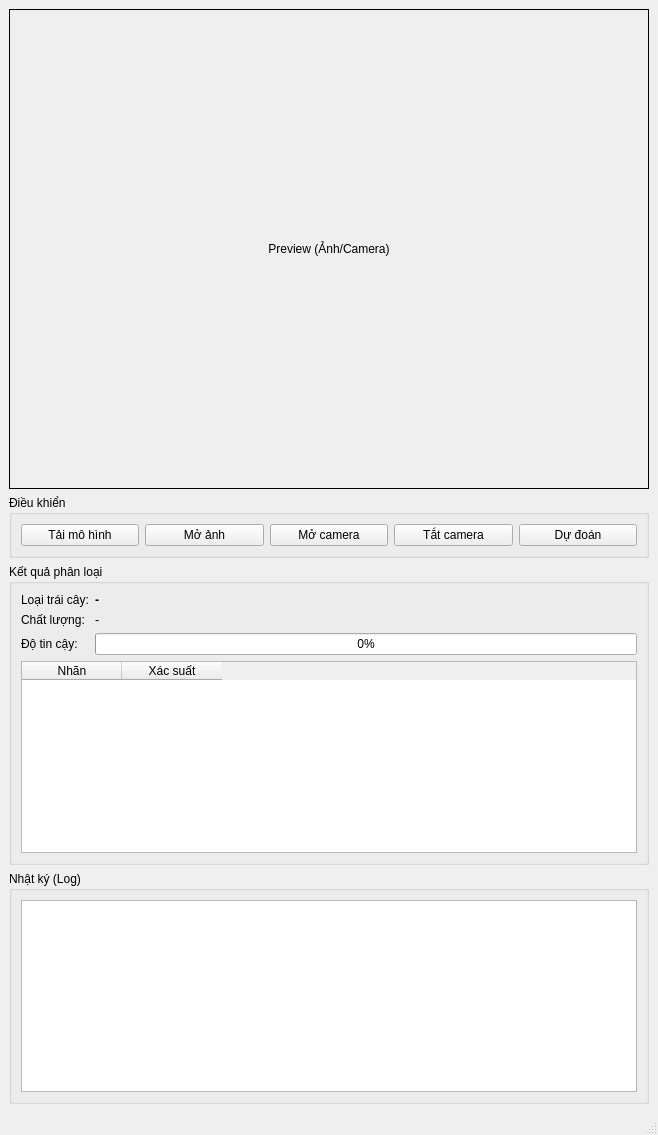
<?xml version="1.0" encoding="UTF-8"?>
<ui version="4.0">
 <class>MainWindow</class>
 <widget class="QMainWindow" name="MainWindow">
  <property name="windowTitle">
   <string>Fruit Quality Classifier</string>
  </property>
  <widget class="QWidget" name="centralwidget">
   <layout class="QVBoxLayout" name="verticalLayout">
    <item>
     <widget class="QLabel" name="labelPreview">
      <property name="minimumSize">
       <size>
        <width>640</width>
        <height>480</height>
       </size>
      </property>
      <property name="frameShape">
       <enum>QFrame::Box</enum>
      </property>
      <property name="alignment">
       <set>Qt::AlignCenter</set>
      </property>
      <property name="text">
       <string>Preview (Ảnh/Camera)</string>
      </property>
      <property name="scaledContents">
       <bool>true</bool>
      </property>
     </widget>
    </item>
    <item>
     <widget class="QGroupBox" name="groupControl">
      <property name="title">
       <string>Điều khiển</string>
      </property>
      <layout class="QHBoxLayout" name="horizontalLayoutButtons">
       <item>
        <widget class="QPushButton" name="btnLoadModel">
         <property name="text">
          <string>Tải mô hình</string>
         </property>
        </widget>
       </item>
       <item>
        <widget class="QPushButton" name="btnOpenImage">
         <property name="text">
          <string>Mở ảnh</string>
         </property>
        </widget>
       </item>
       <item>
        <widget class="QPushButton" name="btnOpenCamera">
         <property name="text">
          <string>Mở camera</string>
         </property>
        </widget>
       </item>
       <item>
        <widget class="QPushButton" name="btnStopCamera">
         <property name="text">
          <string>Tắt camera</string>
         </property>
        </widget>
       </item>
       <item>
        <widget class="QPushButton" name="btnPredict">
         <property name="text">
          <string>Dự đoán</string>
         </property>
        </widget>
       </item>
      </layout>
     </widget>
    </item>
    <item>
     <widget class="QGroupBox" name="groupResult">
      <property name="title">
       <string>Kết quả phân loại</string>
      </property>
      <layout class="QGridLayout" name="gridResult">
       <item row="0" column="0">
        <widget class="QLabel" name="lblFruitTypeLabel">
         <property name="text">
          <string>Loại trái cây:</string>
         </property>
        </widget>
       </item>
       <item row="0" column="1">
        <widget class="QLabel" name="lblFruitType">
         <property name="text">
          <string>-</string>
         </property>
         <property name="font">
          <font>
           <bold>true</bold>
          </font>
         </property>
        </widget>
       </item>
       <item row="1" column="0">
        <widget class="QLabel" name="lblQualityLabel">
         <property name="text">
          <string>Chất lượng:</string>
         </property>
        </widget>
       </item>
       <item row="1" column="1">
        <widget class="QLabel" name="lblQuality">
         <property name="text">
          <string>-</string>
         </property>
        </widget>
       </item>
       <item row="2" column="0">
        <widget class="QLabel" name="lblConfidenceLabel">
         <property name="text">
          <string>Độ tin cậy:</string>
         </property>
        </widget>
       </item>
       <item row="2" column="1">
        <widget class="QProgressBar" name="barConfidence">
         <property name="value">
          <number>0</number>
         </property>
         <property name="maximum">
          <number>100</number>
         </property>
        </widget>
       </item>
       <item row="3" column="0" colspan="2">
        <widget class="QTableWidget" name="tblTopK">
         <column>
          <property name="text">
           <string>Nhãn</string>
          </property>
         </column>
         <column>
          <property name="text">
           <string>Xác suất</string>
          </property>
         </column>
        </widget>
       </item>
      </layout>
     </widget>
    </item>
    <item>
     <widget class="QGroupBox" name="groupLog">
      <property name="title">
       <string>Nhật ký (Log)</string>
      </property>
      <layout class="QVBoxLayout" name="verticalLayoutLog">
       <item>
        <widget class="QPlainTextEdit" name="txtLog">
         <property name="readOnly">
          <bool>true</bool>
         </property>
        </widget>
       </item>
      </layout>
     </widget>
    </item>
   </layout>
  </widget>
  <widget class="QStatusBar" name="statusbar"/>
 </widget>
 <resources/>
 <connections/>
</ui>
